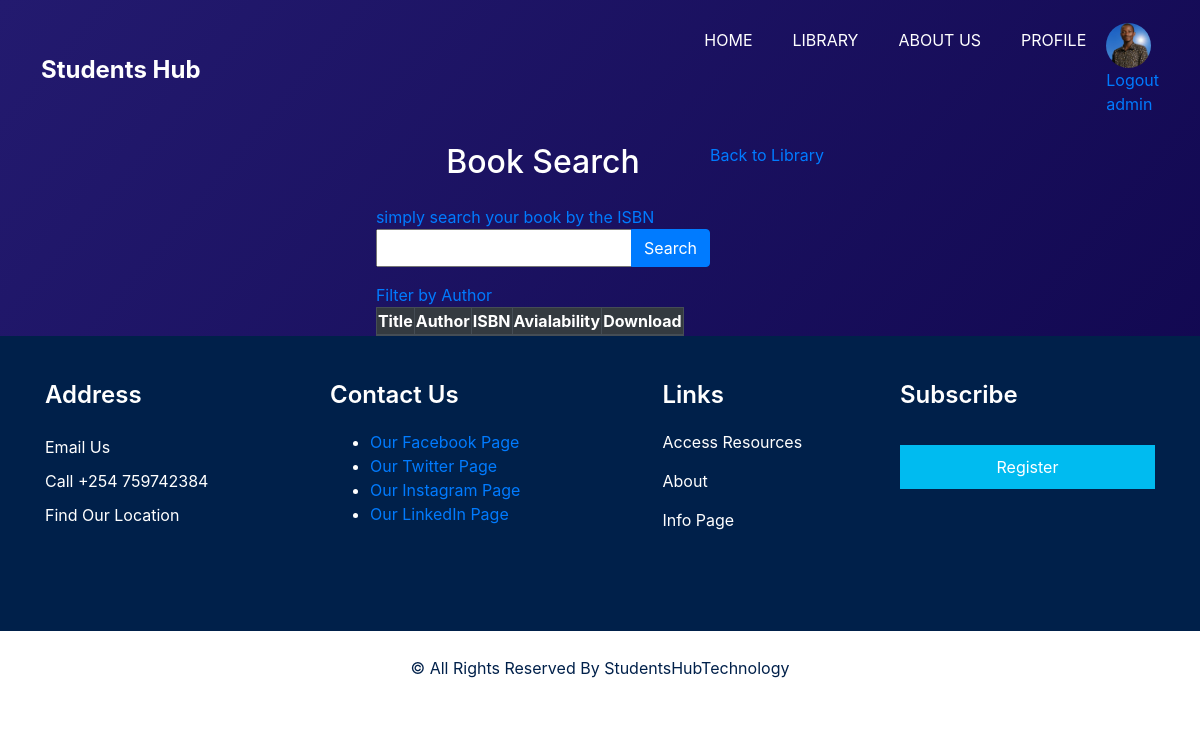
Before: /pages/filterbyISBN/ (signed in) with the older database file.
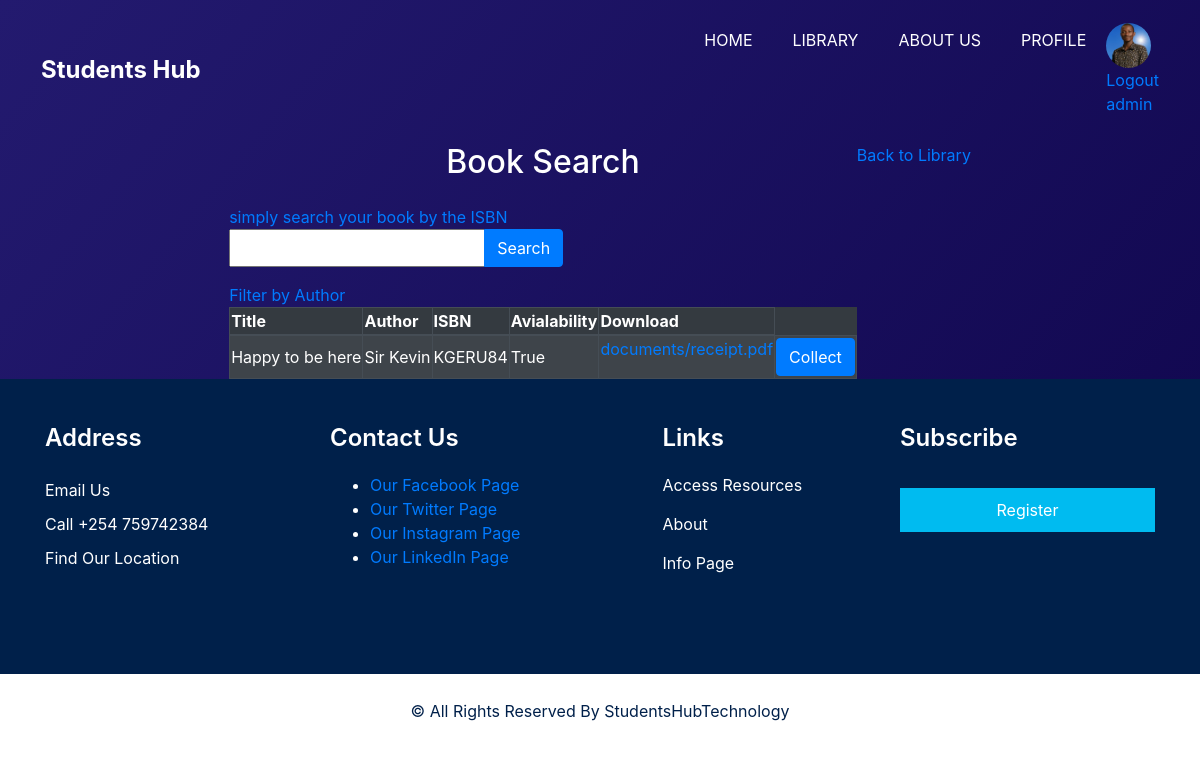
After: the same page with the newer database file.
### app/models.py (models this page shows, shortened)
class LibraryBook(models.Model):
    title = models.CharField(max_length=255)
    course = models.ManyToManyField(Course)
    author = models.CharField(max_length=100)
    ISBN = models.CharField(max_length=13, unique=True)
    available = models.BooleanField(default=True)
    file = models.FileField(upload_to='documents/', default='This cannot be downloaded')

### pages/views.py (the view)
# urls.py: path('filterbyISBN/', filterbyISBN, name='filterbyISBN'),
def filterbyISBN(request):
    book_list = LibraryBook.objects.all()
    book_filter = BookFilterbyISBN(request.GET, queryset=book_list)
    return render(request, 'filterbyISBN.html', {'filter': book_filter})

### pages/templates/filterbyISBN.html (shortened to what this page needs)
{% extends 'base.html' %}
{% block content %}
<!DOCTYPE html>
<html lang="en">
<head>
    <link href="https://stackpath.bootstrapcdn.com/bootstrap/4.3.1/css/bootstrap.min.css" rel="stylesheet">
</head>
<body class="bg-light">
<div class="container mt-1">
    <div class="row justify-content-center">
        <div class="col-md-15">
            <h2 class="text-center mb-4 text-white">Book Search</h2>
            <span class="text-primary">simply search your book by the ISBN</span><br>
            <form method="get">
                <div class="input-group mb-3" aria-placeholder="here">
                    {{ filter.form.ISBN}}
                    <div class="input-group-append">
                        <button class="btn btn-primary" type="submit">Search</button>
                    </div>
                </div>
                <a href="{% url 'filterbyauthor' %}">Filter by Author</a>
            </form>
                        <table class="table-striped table-dark table-hover table-bordered">
                            <thead >
                                <tr >
                                    <th>Title</th>
                                    <th>Author</th>
                                    <th>ISBN</th>
                                    <th>Avialability</th>
                                    <th>Download</th>
                                </tr>
                            </thead>
                            {%for book in filter.qs%}
                            <tbody>
                                <tr>
                                    <td>{{ book.title }}</td>
                                    <td>{{ book.author }}</td>
                                    <td>{{ book.ISBN }}</td>
                                    <td>{{ book.available }}</td>
                                    {% if book.available == True %}
                                    <td><p><a href="{{ book.file.url }}" download>{{ book.file.name }}</a></p></td>
                                    {% else %}
                                    <td><p>Currently unavailable</p></td>
                                    {% endif %}
                                    <td>
                                        <a href="" class="btn btn-primary">Collect</a>
                                    </td>
                                </tr>
                            </tbody>
                            {%endfor%}
                        </table>
                </div>
            <a href="{% url 'library' %}">Back to Library</a>
        </div>
</body>
</html>
{% endblock %}

Changed rows visible on the page:
added LibraryBook: title "Happy to be here", author "Sir Kevin", ISBN "KGERU84", available "True", file.name "documents/receipt.pdf"
